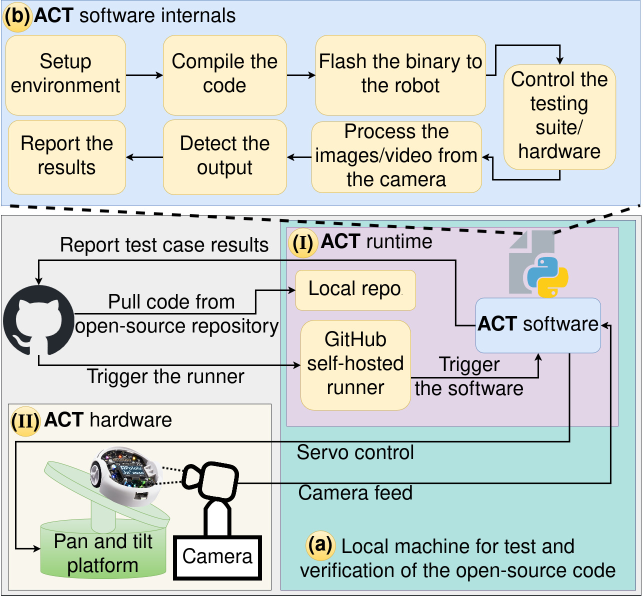
#> input picture misc/systemarch-1.jpg, 1285 x 1191 px, given in place of the camera (shown at 1/2 size)
$ python test_led_module.py 3
#> lines starting #> are read from the running program, lines starting #| are printed output that depends on the picture; after the words box and inside, x2 and y2 are one past the last pixel; in counts of white or black regions, pixels touching at a corner belong together
#!/usr/bin/env python3
"""
ACT for blinking -> test inside a Nix develop shell.
Hardcoded for Blink.lf.
"""

import subprocess
import shlex
import sys

from pathlib import Path

import argparse

import cv2
import numpy as np
import time
import matplotlib
matplotlib.use("Agg")

import matplotlib.pyplot as plt
import pandas as pd
import csv
import os

os.environ["QT_QPA_PLAPTFORM"] = "offscreen"

GROUP = 3
MAX_COUNT = 60
PERIOD = 0.5
CAMERA_INDEX = 0
HIGH_RESOLUTION = (1920, 1080)
ROI = [250, 420, 320, 450]
DEBOUNCE_TIME = 0.1
INACTIVITY_TIMEOUT = 5.0
MAX_IDLE_TIME = 10.0

# [33 lines left out: function plot, not called in this run]

def led_detect2(num):

#> called with num = 3
    if num == 1:
        Actual_Period = 0.2
    elif num == 2:
        Actual_Period = 0.5
    else:
        Actual_Period = 1

    cap = cv2.VideoCapture(CAMERA_INDEX)
    if not cap.isOpened():
        print("Error: Could not open camera.")
        return

    blink_count = 0
    is_on = False
    last_blink_time = time.time()
    start_time = time.time()
    measurement_time = 0
    tp = []
    bc = []
    prev_count = 0

    print("Monitoring for orange LED blinks... Press 'q' to quit.")

    try:
        while blink_count < MAX_COUNT:
            ret, frame = cap.read()
#> frame is the input picture: shape (1191, 1285, 3); mean B, G, R 207.7, 213.5, 207.1
            if not ret:
                break

            hsv = cv2.cvtColor(frame, cv2.COLOR_BGR2HSV)
#> hsv: shape (1191, 1285, 3); mean H, S, V 60.7, 40.8, 222.1
            #roi_hsv = hsv[ROI[0]:ROI[1], ROI[2]:ROI[3]]

            # Orange LED color range
            lower_orange = (10, 150, 150)
            upper_orange = (25, 255, 255)
            mask = cv2.inRange(hsv, lower_orange, upper_orange)
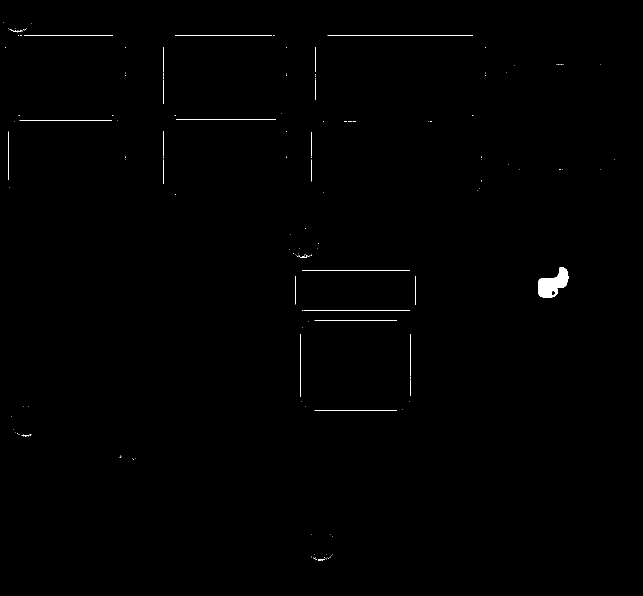
#> mask: shape (1191, 1285) (shown at 1/2 size); 0.34% white; 154 white regions (126 under 20 px), largest, box (x1, y1, x2, y2) and area: (1076, 535, 1137, 596) 2102, (655, 70, 946, 71) 291, (604, 540, 820, 541) 216

            led_present = cv2.countNonZero(mask) > 5
#> led_present = True
            current_time = time.time()

            # Detect LED turn ON
            if led_present and not is_on:
                if current_time - last_blink_time > DEBOUNCE_TIME:
                    blink_count += 1
                    is_on = True
                    last_blink_time = current_time
                    measurement_time += (current_time - last_blink_time)
                    #print(f"Blink {blink_count}")

            # Detect LED turn OFF
            elif not led_present and is_on:
                is_on = False

            # NO blink condition within MAX_IDLE_TIME
            if blink_count == 0 and (current_time - start_time > MAX_IDLE_TIME):
                print("No LED activity detected!! ... Exiting.")
                break

            # Inactivity condition no LED blink happens
            if blink_count > 0 and (current_time - last_blink_time > INACTIVITY_TIMEOUT):
                print("No blinks detected for a while!!..Stopping.")
                break

            #display ROI
            #cv2.rectangle(frame, (ROI[2], ROI[0]), (ROI[3], ROI[1]), (0, 255, 0), 2)
            cv2.putText(frame, f"Blinks: {blink_count}", (50, 50),
                        cv2.FONT_HERSHEY_SIMPLEX, 2, (0, 255, 255), 3)
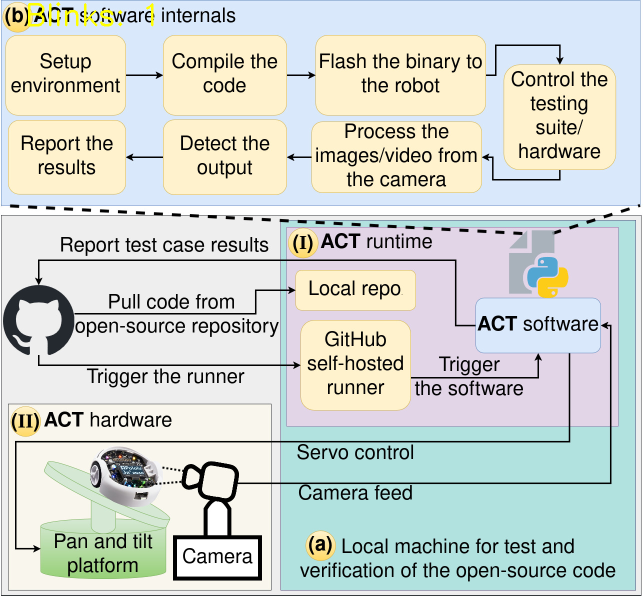
#> frame: shape (1191, 1285, 3) (shown at 1/2 size); 0.18% of pixels changed, all inside (x1, y1, x2, y2) = (56, 4, 307, 53)

            mask_bgr = cv2.cvtColor(mask, cv2.COLOR_GRAY2BGR)
            mask_bgr = cv2.resize(mask_bgr, (frame.shape[1], frame.shape[0]))
            combined = np.hstack((frame, mask_bgr))
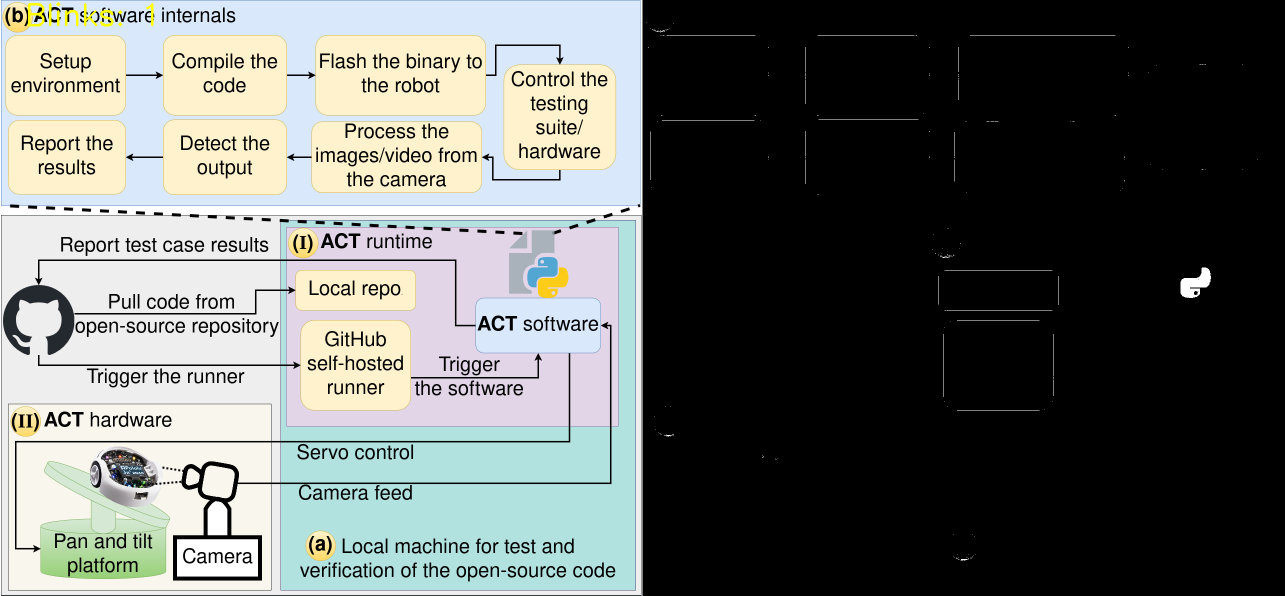
#> combined: shape (1191, 2570, 3) (shown at 1/2 size); mean B, G, R 104.1, 107.3, 104.1
            #cv2.imshow("Detect LED", combined)

            if prev_count != blink_count:
                if blink_count > 0:
                    #bc.append(blink_count) TODO?
                    t2 = time.time()
                    total_time = t2 - start_time
                    bc.append(total_time)
                    freq = (blink_count) / total_time
                    period = 1/ freq
                    tp.append(period)
                    deviation = Actual_Period - period
                    data = {
                    "Group": [num],
                    "Actual Period (s)": [Actual_Period],
                    "Frequency (Hz)": [round(freq, 2)],
                    "Total Time (s)": [round(total_time, 2)],
                    "Blink Count": [blink_count],
                    "Period (s)": [round(period, 2)],
                    "Deviation: (s)": [round(deviation, 3)]
                    }

                    df = pd.DataFrame(data)
                    csv_filename = "blink_results.csv"

                    # Append or create new
                    if os.path.exists(csv_filename):
                        df.to_csv(csv_filename, mode='a', header=False, index=False)
                    else:
                            df.to_csv(csv_filename, mode='w', header=True, index=False)

            prev_count = blink_count

            if cv2.waitKey(1) & 0xFF == ord('q'):
#> (key q is pressed here)
                print("Quit requested.")
                break


    finally:
        cap.release()
        cv2.destroyAllWindows()

    period = 0
    total_time = time.time() - start_time
    print(f"\nTotal time: {total_time:.2f}s, Total blinks: {blink_count}")
    if blink_count > 1:
        freq = (blink_count )/ (time.time() - start_time)
        period = round(1/freq,1)
        print(f"Blink frequency: ~{freq:.2f} Hz")
        print(f"Time period: {period:.2f} sec")
    else:
        freq = 0
        print(f"Blink frequency: ~{freq:.2f} Hz")
        print("Time period is not defined")


CLEAN_FILE = "blink_results.csv"

# [44 lines left out: functions clean, build, not called in this run]

def main():
    parser = argparse.ArgumentParser(description="Test for blink program. Give index and -p for plot")
    parser.add_argument("number", type=int, help="Input number")
    parser.add_argument("-p", action="store_true", help="Enable plotting")

    args = parser.parse_args()

    # Always called
    led_detect2(args.number)

    # Called only if -p is present
    if args.p:
        plot()

if __name__ == "__main__":
    main()
